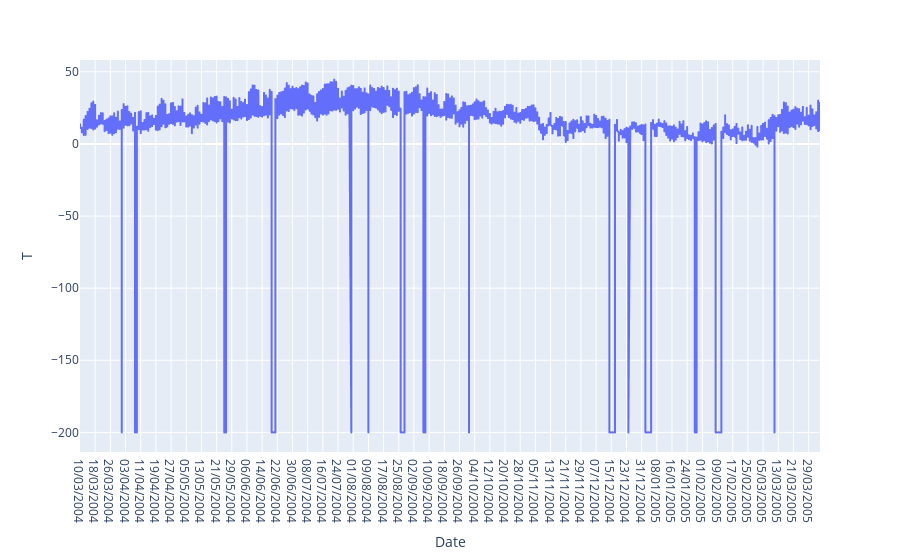

The cell this chart's notebook holds for it:
### Code cell
###############################
# 2. Fetch data & preprocess 
###############################

#fetch data
df = pd.read_csv("data/AirQualityUCI.csv", sep = ";", decimal = ",")
df.info()

# fetch only first 14 cols 
df = df.iloc[ : , 0:14]

# check for null values 
df.isna().sum()
## and drop rows for which there is no date 
df = df[df['Date'].notnull()]

# convert to have datetime object
df['DateTime'] = (df.Date) + ' ' + (df.Time)
print (df.DateTime[0])
print (type(df.DateTime[0]))

# show a plot to showcase trending variable with date.time object
fig = px.line(df,x='Date',y='T')
fig.show()

### Figure 1 — Plotly figure (JSON) as saved in the notebook; plotly's stock layout.template omitted (floating-point values rounded to 4 significant figures; data arrays with more than 128 entries replaced by an {"elided": "..."} marker saying what was removed)
{"data": [{"hovertemplate": "Date=%{x}<br>T=%{y}<extra></extra>", "legendgroup": "", "line": {"color": "#636efa", "dash": "solid"}, "marker": {"symbol": "circle"}, "mode": "lines", "name": "", "showlegend": false, "type": "scattergl", "x": {"elided": "9357 str values"}, "xaxis": "x", "y": {"elided": "9357 float values"}, "yaxis": "y"}], "layout": {"legend": {"tracegroupgap": 0}, "margin": {"t": 60}, "xaxis": {"anchor": "y", "domain": [0, 1], "title": {"text": "Date"}}, "yaxis": {"anchor": "x", "domain": [0, 1], "title": {"text": "T"}}}}
